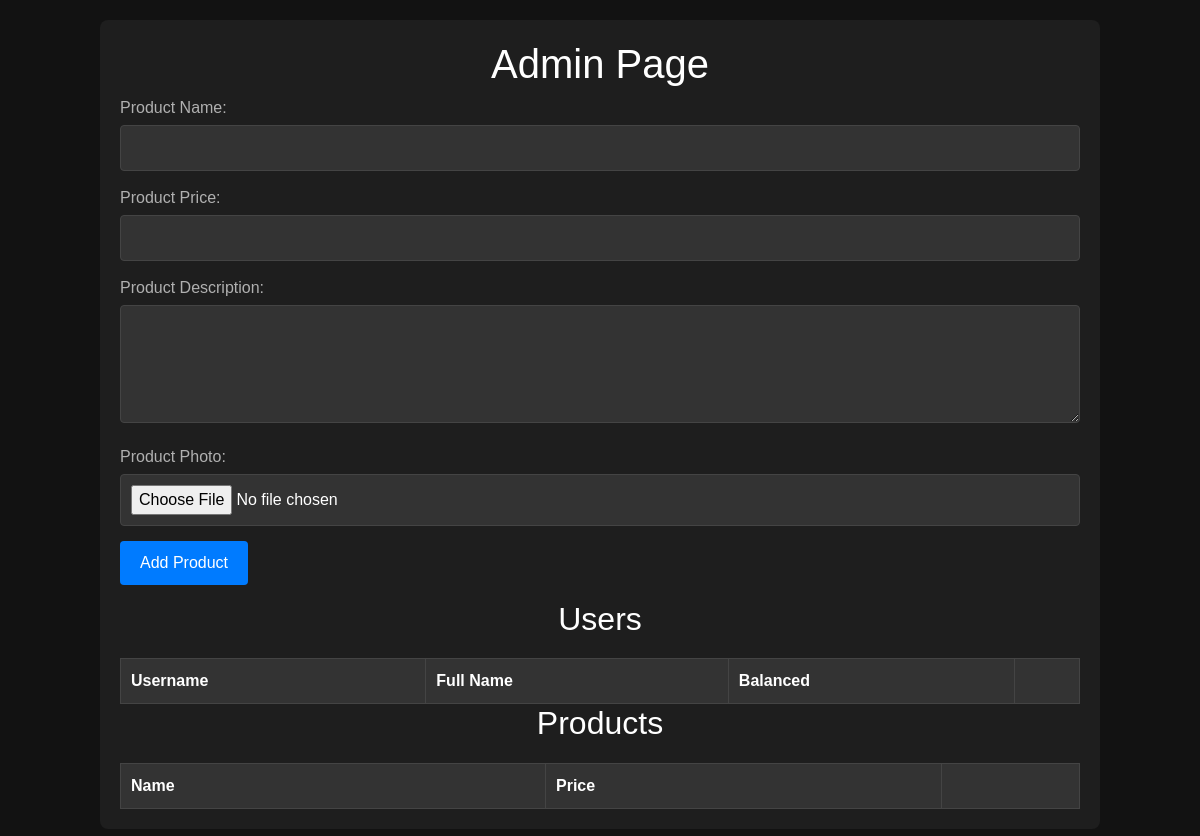
The page /admin (signed in) on the database as committed earlier.
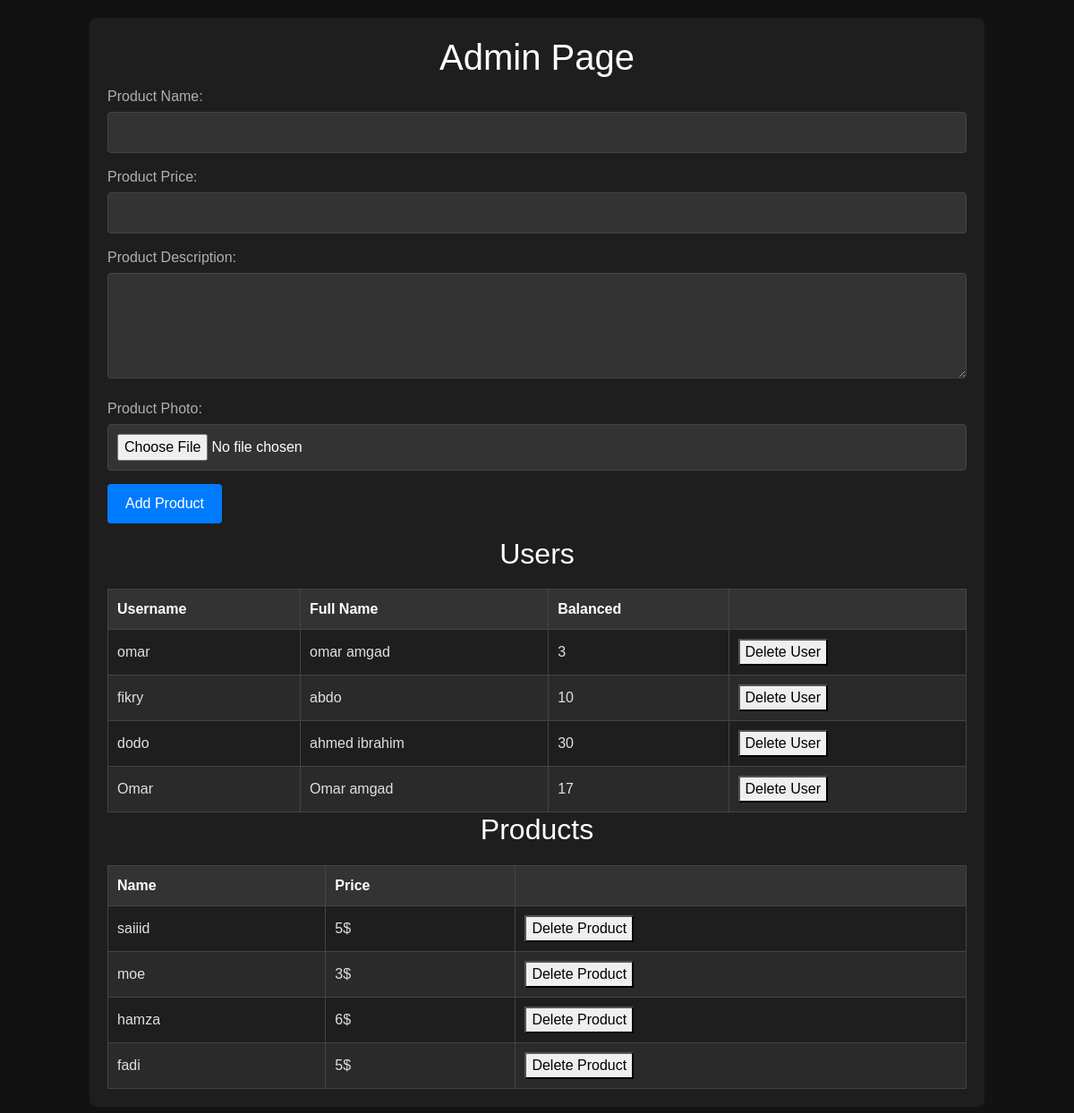
The same page on the database as committed later.
### tables this page shows
CREATE TABLE users (
			id INTEGER PRIMARY KEY AUTOINCREMENT,
			username TEXT NOT NULL UNIQUE,
			password TEXT NOT NULL,
            fullname TEXT ,
            balnaced INTEGER,
            photo_name TEXT
        );

CREATE TABLE "products" (
			id INTEGER PRIMARY KEY AUTOINCREMENT,
			productname TEXT NOT NULL UNIQUE,
            price INTEGER NOT NULL,
            photo TEXT,
            description TEXT
		);

### app.py (the view, shortened to what this page needs)
@app.route('/admin', methods=['GET', 'POST'])
def admin():
    if 'username' in session:
        if not session['username'] == 'admin':
            return f"Your not admin"
        users = db.get_all_users(connection)
        products = db.get_all_product(connection)
        return render_template('admin.html',users = users, products = products)
    else:
        return redirect(url_for('login'))

### db.py (called while the page is built)
def get_all_users(connection):#admin
    cursor = connection.cursor()
    query = 'SELECT * FROM users WHERE username != "admin"'
    cursor.execute(query)
    return cursor.fetchall()

def get_all_product(connection):#admin
    cursor = connection.cursor()
    query = 'SELECT * FROM products'
    cursor.execute(query)
    return cursor.fetchall()

### Templates/admin.html (shortened to what this page needs)
<!DOCTYPE html>
<html lang="en">
<head>
    <link rel="stylesheet" href="{{ url_for('static', filename='Styles/bootstrap.min.css') }}" />
    <link rel="stylesheet" href="{{ url_for('static', filename='Styles/styles.css') }}">
</head>
<body>
    <div class="container">
        <h1>Admin Page</h1>
        <form id="product-form" enctype="multipart/form-data" method="post" action="{{ url_for('admin') }}">
            <div class="form-group">
                <label for="product-name">Product Name:</label>
                <input type="text" id="product-name" name="product-name" required>
            </div>
            <div class="form-group" >
                <label for="product-price">Product Price:</label>
                <input type="number" id="product-price" name="product-price" step="0.01" required>
            </div>
            <div class="form-group">
                <label for="product-description">Product Description:</label>
                <textarea id="product-description" name="product-description" rows="4" required></textarea>
            </div>
            <div class="form-group">
                <label for="product-photo">Product Photo:</label>
                <input type="file" id="product-photo" name="product-photo" required></input>
            </div>
            <div class="form-group">
                <button type="submit">Add Product</button>
            </div>
        </form>
        <h2>Users</h2>
        <table id="users-table">
            <thead>
                <tr>
                    <th>Username</th>
                    <th>Full Name</th>
                    <th>Balanced</th>
                    <th></th>
                </tr>
            </thead>
            <tbody>
                {% for user in users %}
                <tr>
                    <td>{{ user[1] }}</td>
                    <td>{{ user[3] }}</td>
                    <td>{{ user[4] }}</td>
                    <td>
                        <form action="/delete_user" method="POST">
                            <button type="submit">Delete User</button>
                        </form>
                    </td>
                </tr>
                {% endfor %}
            </tbody>
        </table>
        <h2>Products</h2>
        <table id="Product-table">
            <thead>
                <tr>
                    <th>Name</th>
                    <th>Price</th>
                    <th></th>
                </tr>
            </thead>
            <tbody>
                {% for product in products %}
                <tr>
                    <td>{{ product[1] }}</td>
                    <td>{{ product[2] }}$</td>
                    <td>
                        <form action="/delete_product" method="POST">
                            <button type="submit">Delete Product</button>
                        </form>
                    </td>
                </tr>
                {% endfor %}
            </tbody>
        </table>
    </div>
</body>
</html>

### Static/Styles/styles.css (style rules this page uses)
body { font-family: Arial, sans-serif; margin: 0; padding: 0; background-color: #121212; color: #e0e0e0; }

### Templates/admin.html (style rules this page uses)
body { font-family: Arial, sans-serif; margin: 20px; background-color: #121212; color: #e0e0e0; }
.container { max-width: 1000px; margin: auto; background-color: #1e1e1e; padding: 20px; border-radius: 8px; }
h1, h2 { color: #ffffff; text-align: center; }
.form-group { margin-bottom: 15px; }
.form-group label { display: block; margin-bottom: 5px; color: #b0b0b0; }
.form-group input, .form-group textarea { width: 100%; padding: 10px; box-sizing: border-box; background-color: #333333; color: #ffffff; border: 1px solid #444444; border-radius: 4px; }
.form-group button { padding: 10px 20px; background-color: #007bff; color: #ffffff; border: none; border-radius: 4px; cursor: pointer; }
table { width: 100%; border-collapse: collapse; margin-top: 20px; }
table, th, td { border: 1px solid #444444; }
th, td { padding: 10px; text-align: left; }
th { background-color: #333333; color: #ffffff; }
tr:nth-child(even) { background-color: #2a2a2a; }

Rows that differ between the two databases and show on the page:
added users: username "omar", fullname "omar amgad", balnaced "3"
added users: username "fikry", fullname "abdo", balnaced "10"
added users: username "dodo", fullname "ahmed ibrahim", balnaced "30"
added users: username "Omar", fullname "Omar amgad", balnaced "17"
added products: productname "saiiid", price "5"
added products: productname "moe", price "3"
added products: productname "hamza", price "6"
added products: productname "fadi", price "5"
